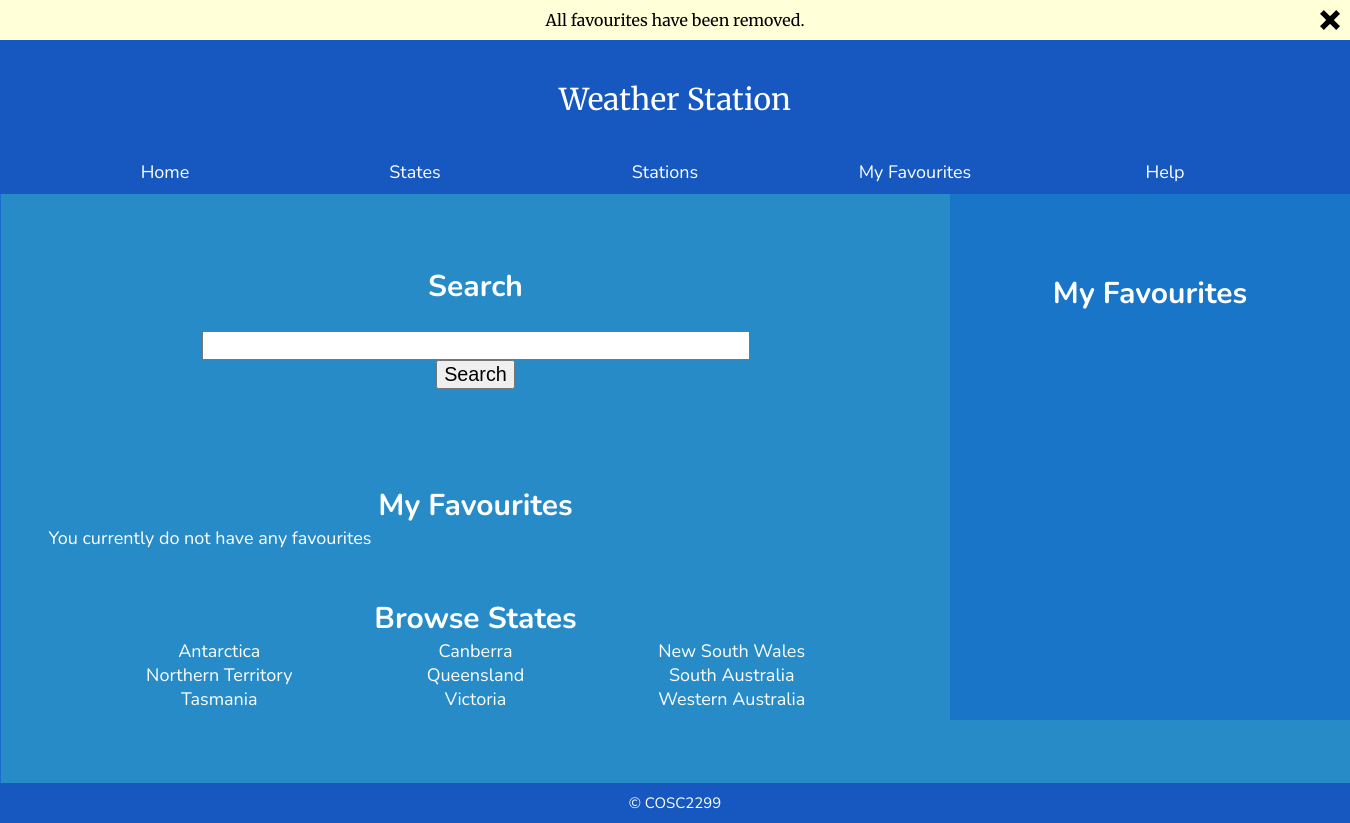
The app's page / (signed in) with its own data.
### tables this page shows
CREATE TABLE IF NOT EXISTS `state` (
`id` int(11) NOT NULL,
  `name` varchar(100) NOT NULL
);

### php_scripts/sqlStates.php (the view, shortened to what this page needs)
<?php
  try{
        $conn = new PDO("mysql:host=$servername;dbname=$dbname", $username, $password);
        $conn->setAttribute(PDO::ATTR_ERRMODE, PDO::ERRMODE_EXCEPTION);
        $sql = 'SELECT name, id FROM state ORDER BY name';
           echo '<div class="mainList">';
           foreach ($conn->query($sql) as $row) {
               $stateURL = str_replace(" ", "%20", $row['name']);
               echo '<div class="menu_item"><a href="state.php?s='.$stateURL.'&id='.$row['id'].'">'.$row['name'].'</a></div>';
           }
           echo '</div>';
      }
      catch(PDOException $e)
     {
         echo $sql . "<br/>" . $e->getMessage();
     }
?>

### css/main/style.css (style rules this page uses)
body { width: 100%; min-width: 1300px; max-width: 2000px; margin: auto; background: rgb(27, 108, 210); }
a:link { color: white; text-decoration: none; }
.menu_item { width: 30%; float: left; text-align: center; position: relative; }
.mainList { width: 100%; margin-left: 5%; position: relative; overflow: hidden; }

### records on screen
state: name "Antarctica"
state: name "Canberra"
state: name "New South Wales"
state: name "Northern Territory"
state: name "Queensland"
state: name "South Australia"
state: name "Tasmania"
state: name "Victoria"
state: name "Western Australia"

### other values on screen
$_SESSION['attentionBarText'] "All favourites have been removed."
